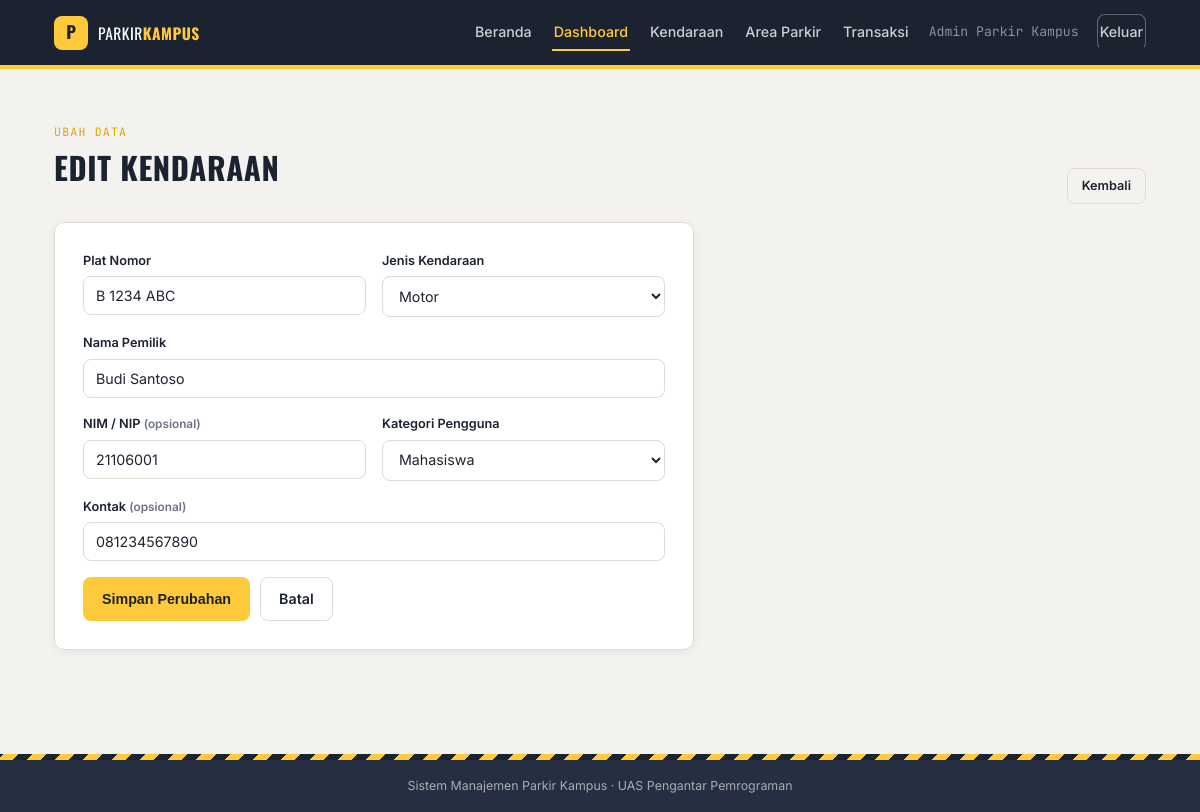
/admin/kendaraan/1/edit (signed in), run on the app's committed database.
### models.py (models this page shows, shortened)
class Kendaraan(db.Model):
    __tablename__ = "kendaraan"
    id = db.Column(db.Integer, primary_key=True)
    plat_nomor = db.Column(db.String(20), unique=True, nullable=False)
    jenis_kendaraan = db.Column(db.String(10), nullable=False)  # Motor / Mobil
    nama_pemilik = db.Column(db.String(100), nullable=False)
    nim_nip = db.Column(db.String(30), nullable=True)
    jenis_pengguna = db.Column(db.String(20), nullable=False)  # Mahasiswa/Dosen/Staff/Tamu
    kontak = db.Column(db.String(30), nullable=True)
    created_at = db.Column(db.DateTime, default=datetime.utcnow)
    transaksi = db.relationship(
        "Transaksi", backref="kendaraan", cascade="all, delete-orphan", lazy=True
    )

### routes/admin.py (the view, shortened to what this page needs)
@admin_bp.route("/kendaraan/<int:kendaraan_id>/edit", methods=["GET", "POST"])
@login_required
def kendaraan_edit(kendaraan_id):
    kendaraan = Kendaraan.query.get_or_404(kendaraan_id)
    return render_template(
        "admin/kendaraan_form.html", mode="edit", kendaraan=kendaraan,
        jenis_kendaraan_list=JENIS_KENDARAAN, jenis_pengguna_list=JENIS_PENGGUNA,
    )

### routes/admin.py (called while the page is built)
def login_required(view_func):
    @wraps(view_func)
    def wrapped(*args, **kwargs):
        if not session.get("admin_id"):
            flash("Silakan login terlebih dahulu.", "danger")
            return redirect(url_for("auth.login"))
        return view_func(*args, **kwargs)
    return wrapped

### templates/admin/kendaraan_form.html (shortened to what this page needs)
{% extends "base.html" %}
{% block content %}
<div class="section-head">
  <div>
    <span class="kicker">{{ 'Ubah data' if mode == 'edit' else 'Data baru' }}</span>
    <h1>{{ 'Edit Kendaraan' if mode == 'edit' else 'Daftarkan Kendaraan' }}</h1>
  </div>
  <a href="{{ url_for('admin.kendaraan_list') }}" class="btn btn--outline btn--sm">Kembali</a>
</div>
<div class="form-card">
  <form method="POST">
    <div class="form-grid">
      <div class="field">
        <label for="plat_nomor">Plat Nomor</label>
        <input type="text" id="plat_nomor" name="plat_nomor" required
               value="{{ kendaraan.plat_nomor if kendaraan else '' }}" placeholder="B 1234 ABC">
      </div>
      <div class="field">
        <label for="jenis_kendaraan">Jenis Kendaraan</label>
        <select id="jenis_kendaraan" name="jenis_kendaraan" required>
          {% for j in jenis_kendaraan_list %}
            <option value="{{ j }}" {{ 'selected' if kendaraan and kendaraan.jenis_kendaraan == j }}>{{ j }}</option>
          {% endfor %}
        </select>
      </div>
    </div>
    <div class="field">
      <label for="nama_pemilik">Nama Pemilik</label>
      <input type="text" id="nama_pemilik" name="nama_pemilik" required
             value="{{ kendaraan.nama_pemilik if kendaraan else '' }}">
    </div>
    <div class="form-grid">
      <div class="field">
        <label for="nim_nip">NIM / NIP <span class="hint">(opsional)</span></label>
        <input type="text" id="nim_nip" name="nim_nip" value="{{ kendaraan.nim_nip if kendaraan else '' }}">
      </div>
      <div class="field">
        <label for="jenis_pengguna">Kategori Pengguna</label>
        <select id="jenis_pengguna" name="jenis_pengguna" required>
          {% for j in jenis_pengguna_list %}
            <option value="{{ j }}" {{ 'selected' if kendaraan and kendaraan.jenis_pengguna == j }}>{{ j }}</option>
          {% endfor %}
        </select>
      </div>
    </div>
    <div class="field">
      <label for="kontak">Kontak <span class="hint">(opsional)</span></label>
      <input type="tel" id="kontak" name="kontak" value="{{ kendaraan.kontak if kendaraan else '' }}">
    </div>
    <div class="form-actions">
      <button type="submit" class="btn btn--accent">{{ 'Simpan Perubahan' if mode == 'edit' else 'Daftarkan' }}</button>
      <a href="{{ url_for('admin.kendaraan_list') }}" class="btn btn--outline">Batal</a>
    </div>
  </form>
</div>
{% endblock %}

### static/css/style.css (style rules this page uses)
:root { --c-asphalt: #1B2230; --c-asphalt-2: #262F41; --c-concrete: #F3F2EE; --c-concrete-2: #E9E7E0; --c-yellow: #FFC93C; --c-yellow-dark: #E3A600; --c-white: #FFFFFF; --c-text: #1F2430; --c-muted: #6B7280; --c-border: #DEDCD3; --c-success: #1F8A4C; --c-success-bg: #E7F6EC; --c-danger: #C63C3C; --c-danger-bg: #FBEAEA; --f-display: 'Oswald', sans-serif; --f-body: 'Inter', sans-serif; --f-mono: 'JetBrains Mono', monospace; --radius: 10px; --shadow: 0 2px 10px rgba(27,34,48,0.06); --shadow-md: 0 8px 28px rgba(27,34,48,0.12); }
* { box-sizing: border-box; }
html, body { margin:0; padding:0; background: var(--c-concrete); color: var(--c-text); font-family: var(--f-body); font-size: 15.5px; line-height: 1.55; }
a { color: inherit; text-decoration: none; }
h1,h2,h3,h4 { font-family: var(--f-display); text-transform: uppercase; letter-spacing: .02em; margin: 0 0 .4em; color: var(--c-asphalt); }
h1 { font-size: 2rem; }
.btn { display:inline-flex; align-items:center; justify-content:center; gap:8px; padding: 10px 18px; border-radius: 8px; border: 1px solid transparent; font-weight:600; font-size:.92rem; cursor:pointer; transition: transform .06s ease, box-shadow .15s ease; }
.btn--accent { background: var(--c-yellow); color: var(--c-asphalt); }
.btn--outline { background: transparent; color: var(--c-asphalt); border-color: var(--c-border); }
.btn--sm { padding: 7px 14px; font-size: .82rem; }
.section-head { display:flex; justify-content:space-between; align-items:flex-end; gap: 16px; margin-bottom: 18px; flex-wrap: wrap; }
.section-head .kicker { color: var(--c-yellow-dark); font-family: var(--f-mono); font-size:.75rem; text-transform:uppercase; letter-spacing:.1em; }
.form-card { background: var(--c-white); border:1px solid var(--c-border); border-radius: var(--radius); padding: 28px; max-width: 640px; box-shadow: var(--shadow); }
.form-grid { display:grid; grid-template-columns: 1fr 1fr; gap: 16px; }
.field { margin-bottom: 16px; display:flex; flex-direction:column; gap: 6px; }
.field label { font-size:.82rem; font-weight:600; color: var(--c-asphalt); }
.field .hint { font-size: .76rem; color: var(--c-muted); }
input[type=text], input[type=password], input[type=number], input[type=tel], select, textarea { padding: 10px 12px; border: 1px solid var(--c-border); border-radius: 8px; font-size: .92rem; font-family: var(--f-body); background: var(--c-white); color: var(--c-text); }
.form-actions { display:flex; gap: 10px; margin-top: 8px; }

### data on the page
Kendaraan: plat_nomor "B 1234 ABC", nama_pemilik "Budi Santoso", nim_nip "21106001", kontak "081234567890"

### other printed values
{{ session.get('admin_nama') }} "Admin Parkir Kampus"
{{ 'Ubah data' if mode == 'edit' else 'Data baru' }} "UBAH DATA"
{{ 'Edit Kendaraan' if mode == 'edit' else 'Daftarkan Kendaraan' }} "EDIT KENDARAAN"
{{ 'Simpan Perubahan' if mode == 'edit' else 'Daftarkan' }} "Simpan Perubahan"
form field jenis_kendaraan "Motor"
form field jenis_pengguna "Mahasiswa"
